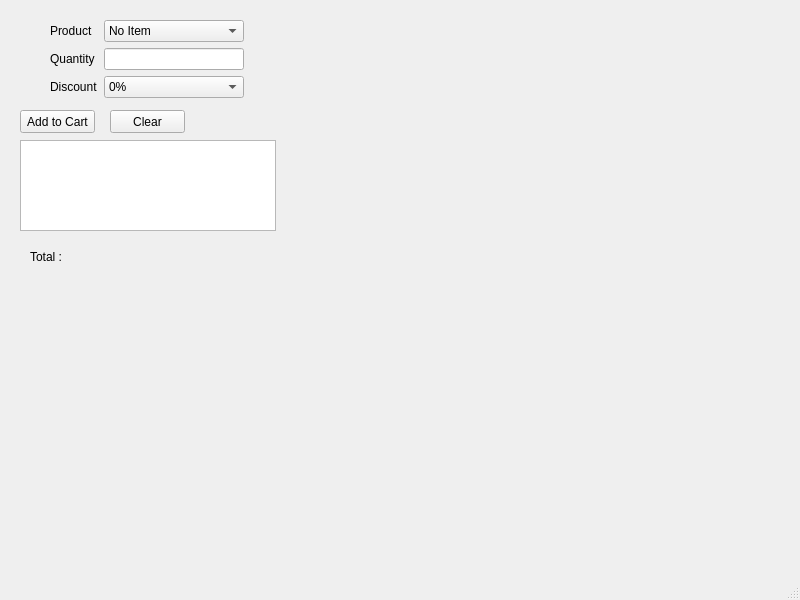
<?xml version="1.0" encoding="UTF-8"?>
<ui version="4.0">
 <class>MainWindow</class>
 <widget class="QMainWindow" name="MainWindow">
  <property name="geometry">
   <rect>
    <x>0</x>
    <y>0</y>
    <width>800</width>
    <height>600</height>
   </rect>
  </property>
  <property name="windowTitle">
   <string>MainWindow</string>
  </property>
  <widget class="QWidget" name="centralwidget">
   <widget class="QWidget" name="widget" native="true">
    <property name="geometry">
     <rect>
      <x>0</x>
      <y>0</y>
      <width>281</width>
      <height>281</height>
     </rect>
    </property>
    <widget class="QWidget" name="formLayoutWidget">
     <property name="geometry">
      <rect>
       <x>50</x>
       <y>20</y>
       <width>194</width>
       <height>81</height>
      </rect>
     </property>
     <layout class="QFormLayout" name="formLayout">
      <item row="0" column="1">
       <widget class="QComboBox" name="comboBox">
        <item>
         <property name="text">
          <string>No Item</string>
         </property>
        </item>
        <item>
         <property name="text">
          <string>Bimoli (Rp. 20,000)</string>
         </property>
        </item>
        <item>
         <property name="text">
          <string>Beras 5 Kg (Rp. 75,000)</string>
         </property>
        </item>
        <item>
         <property name="text">
          <string>Kecap ABC (Rp. 7,000)</string>
         </property>
        </item>
        <item>
         <property name="text">
          <string>Saos Sachet (Rp. 2,500)</string>
         </property>
        </item>
       </widget>
      </item>
      <item row="1" column="0">
       <widget class="QLabel" name="label_2">
        <property name="text">
         <string>Quantity</string>
        </property>
       </widget>
      </item>
      <item row="1" column="1">
       <widget class="QLineEdit" name="lineEdit"/>
      </item>
      <item row="2" column="0">
       <widget class="QLabel" name="label_3">
        <property name="text">
         <string>Discount</string>
        </property>
       </widget>
      </item>
      <item row="2" column="1">
       <widget class="QComboBox" name="comboBox_2">
        <property name="enabled">
         <bool>true</bool>
        </property>
        <item>
         <property name="text">
          <string>0%</string>
         </property>
        </item>
        <item>
         <property name="text">
          <string>5%</string>
         </property>
        </item>
        <item>
         <property name="text">
          <string>10%</string>
         </property>
        </item>
        <item>
         <property name="text">
          <string>15%</string>
         </property>
        </item>
       </widget>
      </item>
      <item row="0" column="0">
       <widget class="QLabel" name="label">
        <property name="text">
         <string>Product</string>
        </property>
       </widget>
      </item>
     </layout>
    </widget>
    <widget class="QPushButton" name="pushButton">
     <property name="geometry">
      <rect>
       <x>20</x>
       <y>110</y>
       <width>75</width>
       <height>23</height>
      </rect>
     </property>
     <property name="text">
      <string>Add to Cart</string>
     </property>
    </widget>
    <widget class="QPushButton" name="pushButton_2">
     <property name="geometry">
      <rect>
       <x>110</x>
       <y>110</y>
       <width>75</width>
       <height>23</height>
      </rect>
     </property>
     <property name="text">
      <string>Clear</string>
     </property>
    </widget>
    <widget class="QTextBrowser" name="textBrowser">
     <property name="geometry">
      <rect>
       <x>20</x>
       <y>140</y>
       <width>256</width>
       <height>91</height>
      </rect>
     </property>
    </widget>
    <widget class="QLabel" name="label_4">
     <property name="geometry">
      <rect>
       <x>30</x>
       <y>250</y>
       <width>47</width>
       <height>13</height>
      </rect>
     </property>
     <property name="text">
      <string>Total :</string>
     </property>
    </widget>
   </widget>
  </widget>
  <widget class="QMenuBar" name="menubar">
   <property name="geometry">
    <rect>
     <x>0</x>
     <y>0</y>
     <width>800</width>
     <height>21</height>
    </rect>
   </property>
  </widget>
  <widget class="QStatusBar" name="statusbar"/>
 </widget>
 <resources/>
 <connections/>
</ui>
